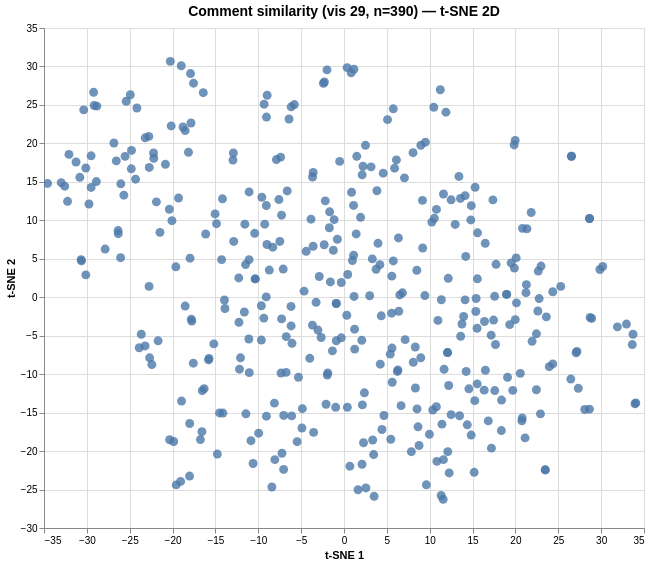

Vega-Lite specification for this chart:
### Vega specification from a JSON file in a GitHub repository (floating-point values rounded to 4 significant figures; data arrays with more than 128 entries replaced by an {"elided": "..."} marker saying what was removed)
{"$schema": "https://vega.github.io/schema/vega/v6.json", "data": [{"name": "param_1e9efca18e7a2868_store"}, {"name": "source_0", "values": {"elided": "390 records"}}, {"name": "source_0_x_domain_dim_1", "values": [{"min": -34.59, "max": 34.04}]}, {"name": "source_0_y_domain_dim_2", "values": [{"min": -26.27, "max": 30.66}]}], "signals": [{"name": "unit", "value": {}, "on": [{"events": "pointermove", "update": "isTuple(group()) ? group() : unit"}]}, {"name": "param_1e9efca18e7a2868", "update": "vlSelectionResolve(\"param_1e9efca18e7a2868_store\", \"union\")"}, {"name": "param_1e9efca18e7a2868_dim_1", "on": [{"events": [{"source": "view", "type": "dblclick"}], "update": "null"}, {"events": {"signal": "param_1e9efca18e7a2868_translate_delta"}, "update": "panLinear(param_1e9efca18e7a2868_translate_anchor.extent_x, -param_1e9efca18e7a2868_translate_delta.x / width)"}, {"events": {"signal": "param_1e9efca18e7a2868_zoom_delta"}, "update": "zoomLinear(domain(\"x\"), param_1e9efca18e7a2868_zoom_anchor.x, param_1e9efca18e7a2868_zoom_delta)"}]}, {"name": "param_1e9efca18e7a2868_dim_2", "on": [{"events": [{"source": "view", "type": "dblclick"}], "update": "null"}, {"events": {"signal": "param_1e9efca18e7a2868_translate_delta"}, "update": "panLinear(param_1e9efca18e7a2868_translate_anchor.extent_y, param_1e9efca18e7a2868_translate_delta.y / height)"}, {"events": {"signal": "param_1e9efca18e7a2868_zoom_delta"}, "update": "zoomLinear(domain(\"y\"), param_1e9efca18e7a2868_zoom_anchor.y, param_1e9efca18e7a2868_zoom_delta)"}]}, {"name": "param_1e9efca18e7a2868_tuple", "on": [{"events": [{"signal": "param_1e9efca18e7a2868_dim_1 || param_1e9efca18e7a2868_dim_2"}], "update": "param_1e9efca18e7a2868_dim_1 && param_1e9efca18e7a2868_dim_2 ? {unit: \"\", fields: param_1e9efca18e7a2868_tuple_fields, values: [param_1e9efca18e7a2868_dim_1,param_1e9efca18e7a2868_dim_2]} : null"}]}, {"name": "param_1e9efca18e7a2868_tuple_fields", "value": [{"field": "dim_1", "channel": "x", "type": "R"}, {"field": "dim_2", "channel": "y", "type": "R"}]}, {"name": "param_1e9efca18e7a2868_translate_anchor", "value": {}, "on": [{"events": [{"source": "scope", "type": "pointerdown"}], "update": "{x: x(unit), y: y(unit), extent_x: domain(\"x\"), extent_y: domain(\"y\")}"}]}, {"name": "param_1e9efca18e7a2868_translate_delta", "value": {}, "on": [{"events": [{"source": "window", "between": [{"source": "scope", "type": "pointerdown"}, {"source": "window", "type": "pointerup"}], "type": "pointermove", "consume": true}], "update": "{x: param_1e9efca18e7a2868_translate_anchor.x - x(unit), y: param_1e9efca18e7a2868_translate_anchor.y - y(unit)}"}]}, {"name": "param_1e9efca18e7a2868_zoom_anchor", "on": [{"events": [{"source": "scope", "type": "wheel", "consume": true}], "update": "{x: invert(\"x\", x(unit)), y: invert(\"y\", y(unit))}"}]}, {"name": "param_1e9efca18e7a2868_zoom_delta", "on": [{"events": [{"source": "scope", "consume": true, "type": "wheel"}], "update": "pow(1.001, event.deltaY * pow(16, event.deltaMode))", "force": true}]}, {"name": "param_1e9efca18e7a2868_modify", "on": [{"events": {"signal": "param_1e9efca18e7a2868_tuple"}, "update": "modify(\"param_1e9efca18e7a2868_store\", param_1e9efca18e7a2868_tuple, true)"}]}], "marks": [{"type": "symbol", "name": "marks", "from": {"data": "source_0"}, "encode": {"update": {"size": {"value": 80}, "opacity": {"value": 0.8}, "x": {"field": "dim_1", "scale": "x"}, "fill": {"value": "#4c78a8"}, "shape": {"value": "circle"}, "tooltip": {"signal": "{\"Comment #\": format(datum[\"index\"], \"\"), \"Comment\": isValid(datum[\"comment\"]) ? datum[\"comment\"] : \"\"+datum[\"comment\"]}"}, "y": {"field": "dim_2", "scale": "y"}}}, "clip": true, "interactive": true, "style": ["circle"]}], "scales": [{"name": "x", "type": "linear", "domain": [{"signal": "(data(\"source_0_x_domain_dim_1\")[0] || {}).min"}, {"signal": "(data(\"source_0_x_domain_dim_1\")[0] || {}).max"}], "range": [0, {"signal": "width"}], "domainRaw": {"signal": "param_1e9efca18e7a2868[\"dim_1\"]"}, "nice": true, "zero": true}, {"name": "y", "type": "linear", "domain": [{"signal": "(data(\"source_0_y_domain_dim_2\")[0] || {}).min"}, {"signal": "(data(\"source_0_y_domain_dim_2\")[0] || {}).max"}], "range": [{"signal": "height"}, 0], "nice": true, "zero": true, "domainRaw": {"signal": "param_1e9efca18e7a2868[\"dim_2\"]"}}], "axes": [{"scale": "x", "labels": false, "zindex": 0, "grid": true, "minExtent": 0, "maxExtent": 0, "orient": "bottom", "gridScale": "y", "ticks": false, "tickCount": {"signal": "ceil(width/40)"}, "aria": false, "domain": false}, {"scale": "y", "ticks": false, "orient": "left", "maxExtent": 0, "zindex": 0, "aria": false, "grid": true, "tickCount": {"signal": "ceil(height/40)"}, "labels": false, "minExtent": 0, "gridScale": "x", "domain": false}, {"scale": "x", "title": "t-SNE 1", "orient": "bottom", "labelOverlap": true, "grid": false, "zindex": 0, "tickCount": {"signal": "ceil(width/40)"}, "labelFlush": true}, {"scale": "y", "orient": "left", "labelOverlap": true, "zindex": 0, "title": "t-SNE 2", "tickCount": {"signal": "ceil(height/40)"}, "grid": false}], "title": {"text": "Comment similarity (vis 29, n=390) — t-SNE 2D", "fontSize": 14, "frame": "group"}, "height": 500, "width": 600, "padding": 5, "style": "cell", "background": "white"}
